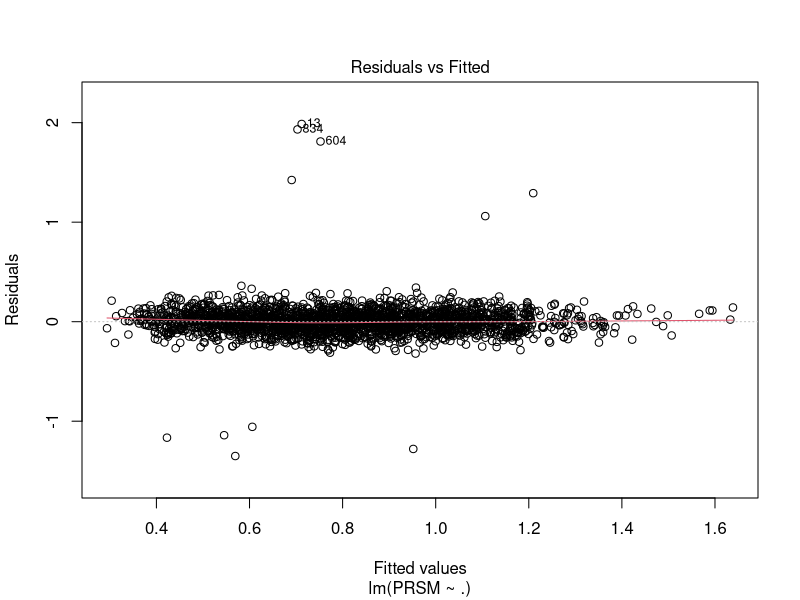
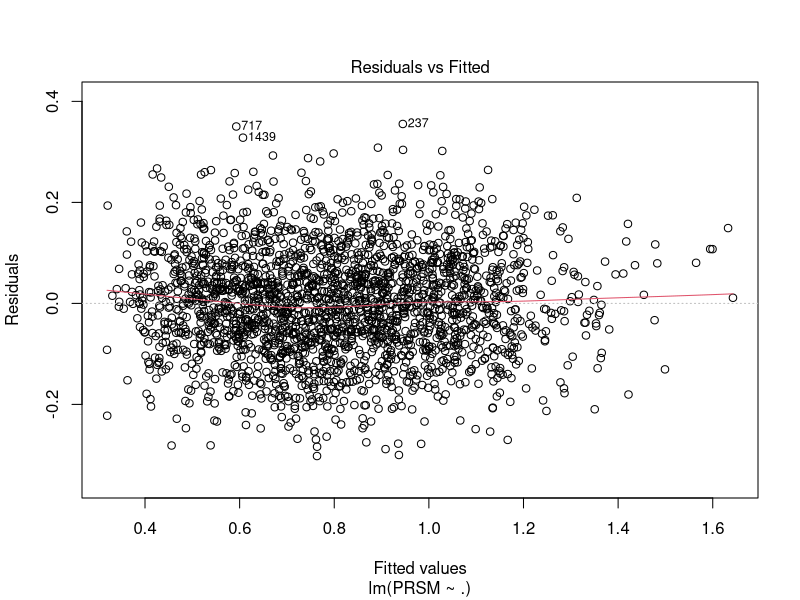
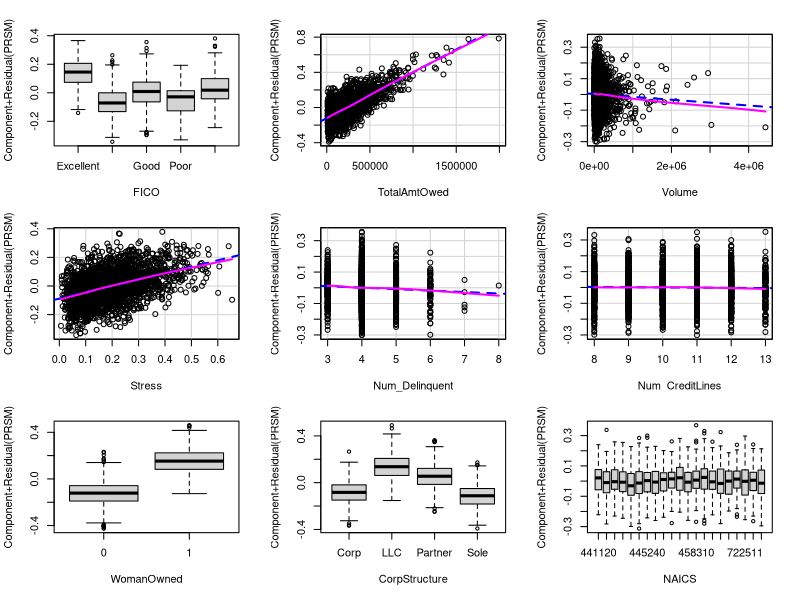
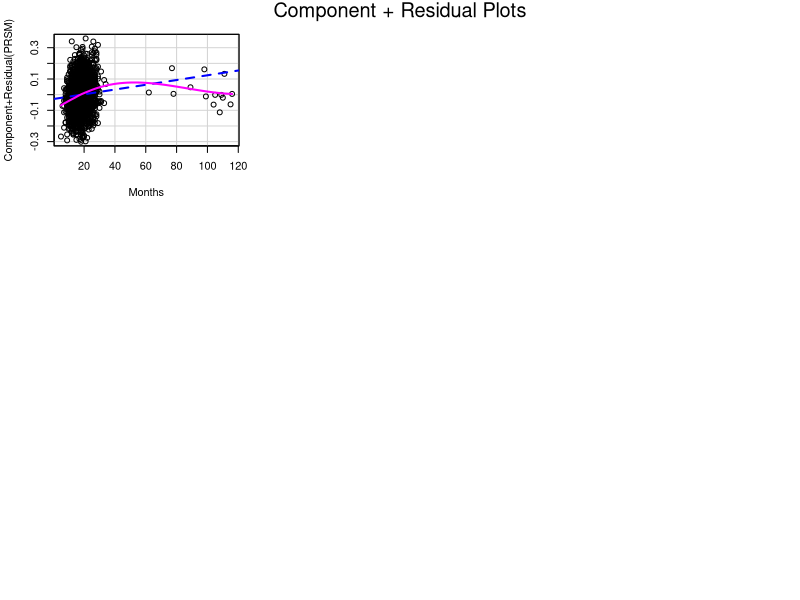
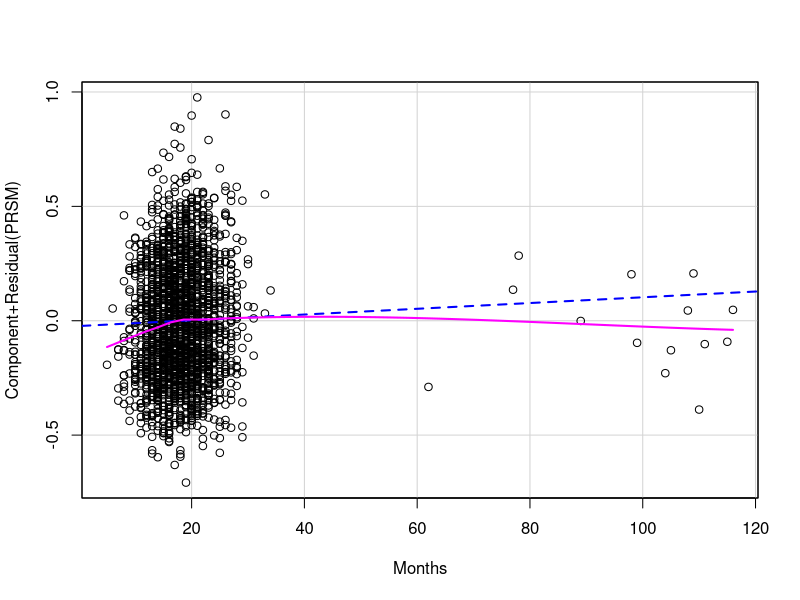
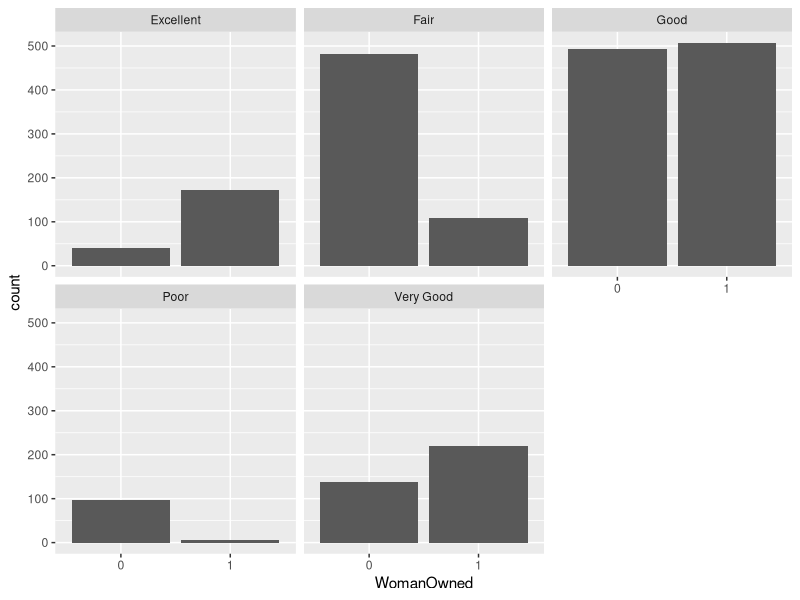

The R script that drew these images, in order:
## ---- chunk 1
#| label: setup
#| echo: false
#| warning: false

rm(list = ls())

library(dplyr)
library(ModelMetrics)
library(MASS)
library(car)
library(caret)
library(glmnet)
library(ggplot2)
## ---- chunk 2
installment2_id01 <- read.csv("installment2_id01.csv")
str(installment2_id01)
summary(installment2_id01)

# make NAICS, WomanOwned, FICO categorical variables
# add the chance of delinquency
installment2_id01 = installment2_id01 %>%
  mutate(NAICS = as.factor(substr(NAICS, 1, 6)), # TODO: talk about simplifying
         WomanOwned = as.factor(WomanOwned),
         FICO = case_when(
           (300 <= FICO)&(FICO <= 579) ~ "Poor",
           (580 <= FICO)&(FICO <= 669) ~ "Fair",
           (670 <= FICO)&(FICO <= 739) ~ "Good",
           (740 <= FICO)&(FICO <= 799) ~ "Very Good",
           (800 <= FICO)&(FICO <= 850) ~ "Excellent",
         ))

## ---- chunk 3
fullmodel <- lm(PRSM ~., data = installment2_id01)
plot(fullmodel,1)
installment2_id01$residual=residuals(fullmodel)

# remove 11 outliers observed in the plot (abs(residual)>=1)
installment2_id01_clean = installment2_id01 %>% 
  filter(abs(residual)<=1) %>% 
  dplyr::select(-residual) # clean data (use this!!)

model_clean = lm(PRSM ~. , data = installment2_id01_clean) 
plot(model_clean,1) # these look much better! but perhaps discuss different outlier removal techniques

summary(model_clean)

## ---- chunk 4
# Months seems to need transformation
crPlots(model_clean) 

# this matches hint 1 of the assignment
crPlots(lm(PRSM ~ Months, data = installment2_id01_clean))

# Transform Months Model
boxTidwell(PRSM ~ TotalAmtOwed + Volume + Stress + Num_Delinquent + Num_CreditLines + Months,
          data = installment2_id01_clean)

transformed_model <- lm(PRSM ~ . - Months + I(Months^(-1.19487)),
                       data = installment2_id01_clean)

summary(transformed_model)
rmse(transformed_model$fitted.values, installment2_id01_clean$PRSM) # 0.1018195
## ---- chunk 5
# Step Model
step_model <- step(transformed_model, trace = 0, direction = "both")
summary(step_model)
# Step Model removed NAICS, Num_Delinquent, and Num_CreditLines
rmse(step_model$fitted.values, installment2_id01_clean$PRSM) # RMSE = 0.1025071


# 10-fold Cross-Validation
cv10 = trainControl(method = "cv", number = 10)
model_cv = train(PRSM ~ FICO + TotalAmtOwed + Volume + Stress + WomanOwned + 
      CorpStructure + I(Months^(-1.19487)), data = installment2_id01_clean, 
      method ="lm", trControl =cv10) # RMSE = 0.1031503
summary(model_cv)

# Volume is not significant (remove later)
## ---- chunk 6

# Find interactions using LASSO
installment2_id01_clean$Months_transformed =
  (installment2_id01_clean$Months)^(-1.19487)
x <- model.matrix(PRSM ~ .^2, 
                  data = installment2_id01_clean[,c("PRSM", "FICO",
                                                    "TotalAmtOwed","Stress",
                                                    "WomanOwned", "CorpStructure",
                                                    "Months_transformed")])[, -1]
y <- installment2_id01_clean$PRSM
cv_lasso_interactions <- cv.glmnet(x, y, alpha = 1, nfolds = 10)

best_lambda <- cv_lasso_interactions$lambda.min
lasso_coeffs <- coef(cv_lasso_interactions, s = best_lambda)

threshold <- 0.001
significant_terms <- lasso_coeffs[abs(lasso_coeffs[,1]) > threshold, , drop = FALSE]
print(significant_terms)

# potential interactions: FICO:Stress, FICO:WomanOwned, FICO:CorpStructure, FICO:Months_transformed, Stress:WomanOwned, Stress:CorpStructure, WomanOwned:CorpStructure, WomanOwned:Months_transformed, CorpStructure:Months_transformed

interact_model = lm(PRSM ~. + FICO:Stress + FICO:WomanOwned + FICO:CorpStructure 
                    + FICO:Months_transformed + Stress:WomanOwned 
                    + Stress:CorpStructure + WomanOwned:CorpStructure 
                    + WomanOwned:Months_transformed + CorpStructure:Months_transformed
                      , data = installment2_id01_clean[,c("PRSM", "FICO",
                                                    "TotalAmtOwed","Stress",
                                                    "WomanOwned", "CorpStructure",
                                                    "Months_transformed")])
summary(interact_model)
step_interact_model = step(interact_model, trace = 0, direction = "both")
summary(step_interact_model)
# Step Model removed NAICS, Num_Delinquent, and Num_CreditLines
rmse(step_interact_model$fitted.values, installment2_id01_clean$PRSM) # RMSE = 0.09830548


# TODO: look over hints... 
# current findings:
# Stress:WomanOwned1, and LLC but smaller => pos. 
# WomanOwned1:CorpStructurePartner => pos.
# FICOFair&Poor:WomanOwned1 => neg!
# FICOFair&Good:Monts => neg. Hint diminished effect again
# CorpStructureSole:p_delinquent => neg. p-delinquent harder on Sole owner


ggplot(data = installment2_id01_clean, aes(x = WomanOwned)) +
  geom_bar() +
  facet_wrap(~ FICO)
